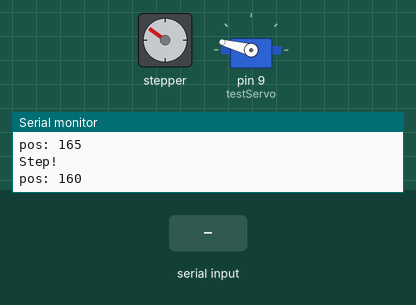
Bench run of a sketch on a simulated Arduino Uno, built with avr-gcc and run on an emulated ATmega328P. Shown: stepper motor, servo, the last lines printed to the serial monitor. Wiring (inferred from the names in the program): stepper motor driver (200 steps per turn assumed): step pin 12; direction pin 13. Inputs (shaded band) come from the test bench.

Above: at 1.2 s.
1.3 s: "-" received over Serial
At 1.67 s:
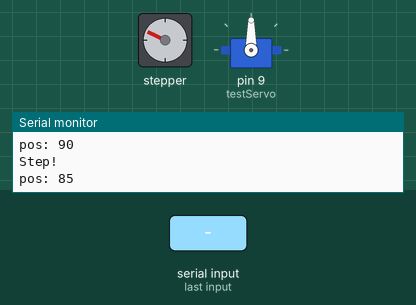
4.3 s: "-" received over Serial
At 4.7 s:
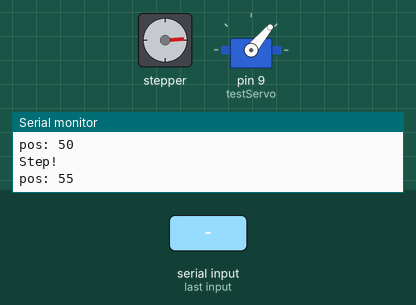
Timing chart, 0 to 24.2 s (numbered marks = the images above; inputs shaded):
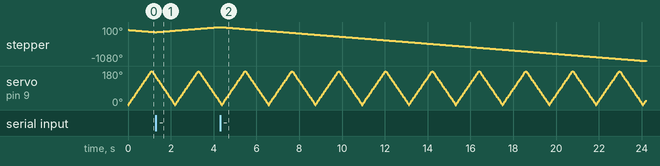

The sketch:

rotator_test.ino
```cpp
/**
 * Rotator test script for mySatComm using
 * A4988 Stepper Motor Controller breakout board
 * and an optoisolator controlling a servo.
 *
 * connect Pin12 to STEP
 * connect Pin13 to DIRECTION
 * connect Pin9 to SERVO
 * Author: Marion Anderson
 * Date: 2018-08-11
 */
#include <Servo.h>
const int dir_pin = 13;
const int step_pin = 12;
bool clockwise = true;
Servo testServo;
int pos = 0;
int posstep = 5;

void setup()
{
  pinMode(dir_pin, OUTPUT);
  pinMode(step_pin, OUTPUT);
  testServo.attach(9);
  Serial.begin(9600);
}

void loop()
{
  // Switch direction command
  if (Serial.available()) {
    int incoming = Serial.read();
    if (incoming == '-') {
      clockwise = !clockwise;
      Serial.print("Changing direction to ");
      if (clockwise) {
        Serial.println("clockwise!");
      } else {
        Serial.println("counter clockwise!");
      }
    }
  }

  // Direction control
  if (clockwise) {
    digitalWrite(dir_pin, LOW);
  } else {
    digitalWrite(dir_pin, HIGH);
  }
  delayMicroseconds(1);  // 200ns setup t

  // Step motor
  digitalWrite(step_pin, HIGH);
  delayMicroseconds(3);  // 1us setup time
  digitalWrite(step_pin, LOW);
  delayMicroseconds(3);
  Serial.println("Step!");

  testServo.write(pos);
  if (pos+posstep > 180 || pos+posstep < 0) {
    posstep *= -1;
  }
  pos += posstep;
  Serial.print("pos: ");
  Serial.println(pos);
  delay(30);  // wait between steps


}
```
